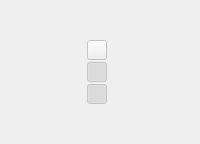
         <widget class="QFrame" name="fixed_disp_settings_frame">
          <property name="sizePolicy">
           <sizepolicy hsizetype="Preferred" vsizetype="Preferred">
            <horstretch>0</horstretch>
            <verstretch>0</verstretch>
           </sizepolicy>
          </property>
          <property name="maximumSize">
           <size>
            <width>16777215</width>
            <height>16777215</height>
           </size>
          </property>
          <layout class="QHBoxLayout" name="horizontalLayout_6">
           <property name="spacing">
            <number>0</number>
           </property>
           <property name="leftMargin">
            <number>0</number>
           </property>
           <property name="topMargin">
            <number>0</number>
           </property>
           <property name="rightMargin">
            <number>0</number>
           </property>
           <property name="bottomMargin">
            <number>0</number>
           </property>
           <item alignment="Qt::AlignHCenter">
            <widget class="QFrame" name="fixed_tools_frame">
             <property name="sizePolicy">
              <sizepolicy hsizetype="Fixed" vsizetype="Preferred">
               <horstretch>0</horstretch>
               <verstretch>0</verstretch>
              </sizepolicy>
             </property>
             <property name="minimumSize">
              <size>
               <width>30</width>
               <height>0</height>
              </size>
             </property>
             <property name="maximumSize">
              <size>
               <width>30</width>
               <height>16777215</height>
              </size>
             </property>
             <layout class="QVBoxLayout" name="verticalLayout_2">
              <property name="spacing">
               <number>2</number>
              </property>
              <property name="leftMargin">
               <number>2</number>
              </property>
              <property name="topMargin">
               <number>0</number>
              </property>
              <property name="rightMargin">
               <number>2</number>
              </property>
              <property name="bottomMargin">
               <number>0</number>
              </property>
              <item>
               <spacer name="verticalSpacer_4">
                <property name="orientation">
                 <enum>Qt::Vertical</enum>
                </property>
                <property name="sizeHint" stdset="0">
                 <size>
                  <width>20</width>
                  <height>40</height>
                 </size>
                </property>
               </spacer>
              </item>
              <item>
               <widget class="QPushButton" name="fixed_home_button">
                <property name="enabled">
                 <bool>false</bool>
                </property>
                <property name="sizePolicy">
                 <sizepolicy hsizetype="Fixed" vsizetype="Fixed">
                  <horstretch>0</horstretch>
                  <verstretch>0</verstretch>
                 </sizepolicy>
                </property>
                <property name="minimumSize">
                 <size>
                  <width>20</width>
                  <height>20</height>
                 </size>
                </property>
                <property name="maximumSize">
                 <size>
                  <width>20</width>
                  <height>20</height>
                 </size>
                </property>
                <property name="font">
                 <font>
                  <family>Segoe UI</family>
                  <pointsize>8</pointsize>
                 </font>
                </property>
                <property name="toolTip">
                 <string>Reset all viewports to initial extent</string>
                </property>
                <property name="text">
                 <string/>
                </property>
               </widget>
              </item>
              <item>
               <widget class="QPushButton" name="fixed_link_button">
                <property name="enabled">
                 <bool>false</bool>
                </property>
                <property name="sizePolicy">
                 <sizepolicy hsizetype="Fixed" vsizetype="Fixed">
                  <horstretch>0</horstretch>
                  <verstretch>0</verstretch>
                 </sizepolicy>
                </property>
                <property name="minimumSize">
                 <size>
                  <width>20</width>
                  <height>20</height>
                 </size>
                </property>
                <property name="maximumSize">
                 <size>
                  <width>20</width>
                  <height>20</height>
                 </size>
                </property>
                <property name="font">
                 <font>
                  <family>Segoe UI</family>
                  <pointsize>8</pointsize>
                 </font>
                </property>
                <property name="toolTip">
                 <string>Unlink zooming in all viewports</string>
                </property>
                <property name="text">
                 <string/>
                </property>
                <property name="checkable">
                 <bool>true</bool>
                </property>
                <property name="checked">
                 <bool>true</bool>
                </property>
               </widget>
              </item>
              <item>
               <widget class="QPushButton" name="fixed_slice_guides_button">
                <property name="enabled">
                 <bool>false</bool>
                </property>
                <property name="sizePolicy">
                 <sizepolicy hsizetype="Fixed" vsizetype="Fixed">
                  <horstretch>0</horstretch>
                  <verstretch>0</verstretch>
                 </sizepolicy>
                </property>
                <property name="minimumSize">
                 <size>
                  <width>20</width>
                  <height>20</height>
                 </size>
                </property>
                <property name="maximumSize">
                 <size>
                  <width>20</width>
                  <height>20</height>
                 </size>
                </property>
                <property name="font">
                 <font>
                  <family>Segoe UI</family>
                  <pointsize>8</pointsize>
                 </font>
                </property>
                <property name="toolTip">
                 <string>Show slice intersection lines</string>
                </property>
                <property name="text">
                 <string/>
                </property>
                <property name="checkable">
                 <bool>true</bool>
                </property>
                <property name="checked">
                 <bool>true</bool>
                </property>
               </widget>
              </item>
              <item>
               <spacer name="verticalSpacer_5">
                <property name="orientation">
                 <enum>Qt::Vertical</enum>
                </property>
                <property name="sizeHint" stdset="0">
                 <size>
                  <width>20</width>
                  <height>40</height>
                 </size>
                </property>
               </spacer>
              </item>
             </layout>
            </widget>
           </item>
          </layout>
         </widget>
